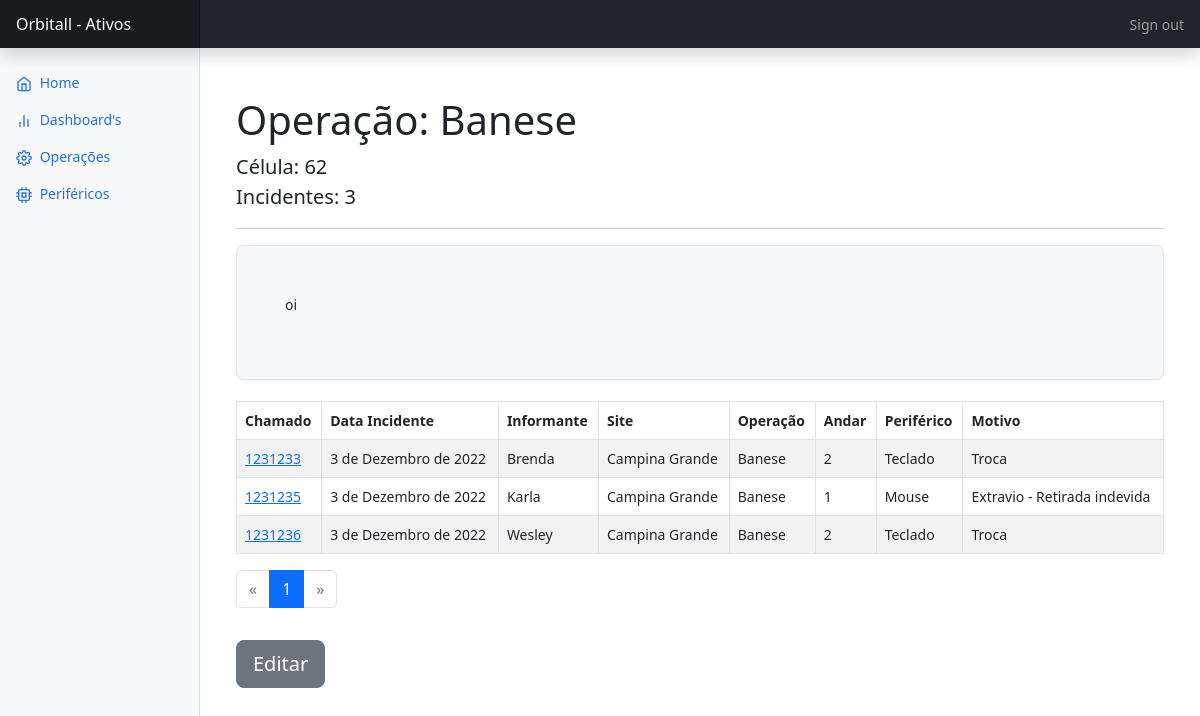
Page /home/operacoes/42 (signed in) on the committed database.
### cadastroEquipamento/models.py (models this page shows, shortened)
class TblOperacao(models.Model):
    operacao = models.CharField(unique=True, max_length=15)
    celula = models.IntegerField(default=0)
    qtd_solicitacao = models.IntegerField(blank=True, default=0)
    observacao = models.TextField()
    class Meta:
        managed = True
        db_table = 'tbl_operacao'
    def __str__(self):
        return self.operacao

class TblSolicitacao(models.Model):
    MOTIVO_CHOICES = (
        ("extravio","Extravio - Retirada indevida"),
        ("adicao","Adição Novo"),
        ("quebra","Quebra - Por Desgaste"),
        ("quebra_mal_uso","Quebra - Mal Uso"),
        ("troca","Troca")
    )
    chamado = models.CharField(max_length=7, unique=True)
    sla = models.BooleanField(default=False)
    data_incidentes = models.DateField(auto_now_add=True)
    solicitante = models.CharField(max_length=50)
    site = models.CharField(max_length=50)
    operacao = models.ForeignKey("TblOperacao", on_delete=models.PROTECT , related_name="incidentes_ativos")
    andar = models.CharField(max_length=10)
    periferico = models.ForeignKey("TblPeriferico", on_delete=models.PROTECT, related_name="perifericos")
    motivo = models.CharField(max_length=50, choices=MOTIVO_CHOICES, blank=False, null=False)
    observacao = models.TextField(max_length=70)
    pas = models.TextField(max_length=30)
    class Meta:
        managed = True
        db_table = 'tbl_solicitacao'
        ordering = ['-data_incidentes']
    def get_absolute_url(self):
        return reverse("incidente_details", kwargs={'chamado': self.chamado})

class TblPeriferico(models.Model):
    tipo = models.CharField(max_length=50, unique=True)
    observacao = models.TextField(max_length=70, blank=True, null=True)
    qtd_periferico = models.IntegerField(blank=True, default=0)
    class Meta:
        managed = True
        db_table = "tbl_periferico"
    def __str__(self):
        return self.tipo

### cadastroEquipamento/views.py (the view, shortened to what this page needs)
# urls.py: path('operacoes/<int:pk>', views.operacao_details, name="operacao_details"),
@login_required(login_url="/")
def operacao_details(request, pk):
    if request.method == 'GET':
        try:
            operacaoBanco = get_object_or_404(TblOperacao, pk = pk)
            incidentes_operacao = TblSolicitacao.objects.filter(operacao = TblOperacao.objects.get(operacao = operacaoBanco.operacao))
            parametro_page = request.GET.get("page", '1')
            parametro_limite = request.GET.get('limit', '25')
            if not ((parametro_limite.isdigit()) and (int(parametro_limite) > 0)):
                parametro_limite = 25
            solicitacoes_paginator = Paginator(incidentes_operacao, parametro_limite)
            try:
                page = solicitacoes_paginator.page(parametro_page)
            except (EmptyPage, PageNotAnInteger):
                page = solicitacoes_paginator.page(1)
            return render(request, "cadastroEquipamento/html/operacaoDetails.html" , {"operacao" : operacaoBanco, 'solicitacoes' : page})
        except:
            messages.add_message(request, constants.ERROR,"Operação não encontrada.")
            return redirect("/home/operacoes/")

### templates/cadastroEquipamento/html/operacaoDetails.html (shortened to what this page needs)
{% extends "cadastroEquipamento/html/base.html" %}
{% block main %}
    <main class="col-md-9 ms-sm-auto col-lg-10 px-md-4">
      <div class="container">
        <h1 class="mt-5">Operação:  {{operacao.operacao}}</h1>
        <p class="lead">
            Célula: <strong>{{operacao.celula}}</strong> <br>
            Incidentes: <strong>{{operacao.qtd_solicitacao}}</strong> <br>
        </p>
        <hr>
        <div class="h-100 p-5 bg-light border rounded-3">
            <p>{{operacao.observacao}}</p>
        </div>
        <br>
        <div class="table-responsive">
          <table class="table table-striped table-bordered table-hover table-condensed">
            <thead>
              <tr>
                <th scope="col">Chamado</th>
                <th scope="col">Data Incidente</th>
                <th scope="col">Informante</th>
                <th scope="col">Site</th>
                <th scope="col">Operação</th>
                <th scope="col">Andar</th>
                <th scope="col">Periférico</th>
                <th scope="col">Motivo</th>
              </tr>
            </thead>
            <tbody id="data">
              {% for row in solicitacoes %}
                <tr>
                  <td><a href="{{ row.get_absolute_url }}"> {{row.chamado}} </a></td>
                  <td>{{row.data_incidentes}}</td>
                  <td>{{row.solicitante}}</td>
                  <td>{{row.site}}</td>
                  <td>{{row.operacao}}</td>
                  <td>{{row.andar}}</td>
                  <td>{{row.periferico}}</td>
                  <td>{{row.motivo}}</td>
                </tr>
              {% endfor %}
            </tbody>
          </table>
          <nav aria-label="Page navigation example">
            <ul class="pagination">
              {% if solicitacoes.has_previous %}
              <li class="page-item">
                <a class="page-link" href="{{incidente.operacao.get_absolute_url}}?page={{solicitacoes.previous_page_number}}" aria-label="Previous">
                  <span aria-hidden="true">&laquo;</span>
                </a>
              </li>
              {% else %}
              <li class="page-item disabled ">
                <a class="page-link" href="#" aria-label="Previous" >
                  <span aria-hidden="true">&laquo;</span>
                </a>
              </li>
              {% endif %}
              {% for num in solicitacoes.paginator.page_range %}
                {% if solicitacoes.number == num %}
                  <li class="page-item active"><a class="page-link" href="{{incidente.operacao.get_absolute_url}}?page={{num}}">{{num}}</a></li>
                {% else %}
                  <li class="page-item"><a class="page-link" href="{{incidente.operacao.get_absolute_url}}?page={{num}}">{{num}}</a></li>
                {% endif %}
              {% endfor %}
              {% if solicitacoes.has_next %}
              <li class="page-item">
                <a class="page-link" href="{{incidente.operacao.get_absolute_url}}?page={{solicitacoes.next_page_number}}" aria-label="Next">
                  <span aria-hidden="true">&raquo;</span>
                </a>
              </li>
              {% else %}
              <li class="page-item disabled">
                <a class="page-link" href="#" aria-label="Next">
                  <span aria-hidden="true">&raquo;</span>
                </a>
              </li>
              {% endif %}
            </ul>
          </nav>
        </div>
        <div id="container_btns">
          <button type='button' class='btn btn-secondary btn-lg my-3' data-bs-toggle="modal" data-bs-target="#modalSheet"> <a class="tirar_decoration" href="#">Editar</a></button>
        </div>
    </main>
  </div>
</div>
{% endblock main %}

### templates/cadastroEquipamento/html/base.html (shortened to what this page needs)
<!doctype html>
{% load static %}
<html lang="pt-br">
<head>
  <link href="{% static 'assets/dist/css/bootstrap.min.css' %}" rel="stylesheet">
  <link href="{% static 'cadastroEquipamento/css/dashboard.css' %}" rel="stylesheet">
</head>
<body>
  <header class="navbar navbar-dark sticky-top bg-dark flex-md-nowrap p-0 shadow">
    <a class="navbar-brand col-md-3 col-lg-2 me-0 px-3 fs-6" href="#">Orbitall - Ativos</a>
    <div class="navbar-nav">
      <div class="nav-item text-nowrap">
        <a class="nav-link px-3" href="{% url 'logout_view' %}">Sign out</a>
      </div>
    </div>
  </header>
  <div class="container-fluid">
    <div class="row">
      <nav id="sidebarMenu" class="col-md-3 col-lg-2 d-md-block bg-light sidebar collapse">
        <div class="position-sticky pt-3">
          <ul class="nav flex-column">
            <li class="nav-item">
              <a class="nav-link active" aria-current="page" href="{% url 'home' %}">
                <span data-feather="home" class="align-text-bottom"></span>
                Home
              </a>
            </li>
            <li class="nav-item">
              <a class="nav-link active" aria-current="page" href="{% url 'usuarios' %}">
                <span data-feather="bar-chart-2" class="align-text-bottom"></span>
                Dashboard's
              </a>
            </li>
            <li class="nav-item">
              <a class="nav-link active" aria-current="page" href="{% url 'operacoesAtivas' %}">
                <span data-feather="settings" class="align-text-bottom"></span>
                Operações
              </a>
            </li>
            <li class="nav-item">
              <a class="nav-link active" aria-current="page" href="{% url 'perifericos' %}">
                <span data-feather="cpu" class="align-text-bottom"></span>
                Periféricos
              </a>
            </li>
          </ul>
        </div>
      </nav>
    {% block main %}{% endblock main %}
</body>
</html>

### templates/cadastroEquipamento/css/dashboard.css (style rules this page uses)
body { font-size: .875rem; }
.feather { width: 16px; height: 16px; }
.sidebar { position: fixed; top: 0; bottom: 0; left: 0; z-index: 100; padding: 48px 0 0; box-shadow: inset -1px 0 0 rgba(0, 0, 0, .1); }
.sidebar .nav-link { font-weight: 500; color: #333; }
.sidebar .nav-link .feather { margin-right: 4px; color: #727272; }
.sidebar .nav-link.active { color: #2470dc; }
.sidebar .nav-link:hover .feather, .sidebar .nav-link.active .feather { color: inherit; }
.navbar-brand { padding-top: .75rem; padding-bottom: .75rem; background-color: rgba(0, 0, 0, .25); box-shadow: inset -1px 0 0 rgba(0, 0, 0, .25); }

### rows in the picture
TblOperacao: operacao "Banese", celula "62", qtd_solicitacao "3", observacao "oi"
TblSolicitacao: chamado "1231233", data_incidentes "3 de Dezembro de 2022", solicitante "Brenda", site "Campina Grande", operacao "Banese", andar "2", periferico "Teclado", motivo "Troca"
TblSolicitacao: chamado "1231235", data_incidentes "3 de Dezembro de 2022", solicitante "Karla", site "Campina Grande", operacao "Banese", andar "1", periferico "Mouse", motivo "Extravio - Retirada indevida"
TblSolicitacao: chamado "1231236", data_incidentes "3 de Dezembro de 2022", solicitante "Wesley", site "Campina Grande", operacao "Banese", andar "2", periferico "Teclado", motivo "Troca"

### other values in the picture
{{ num }} "1"
